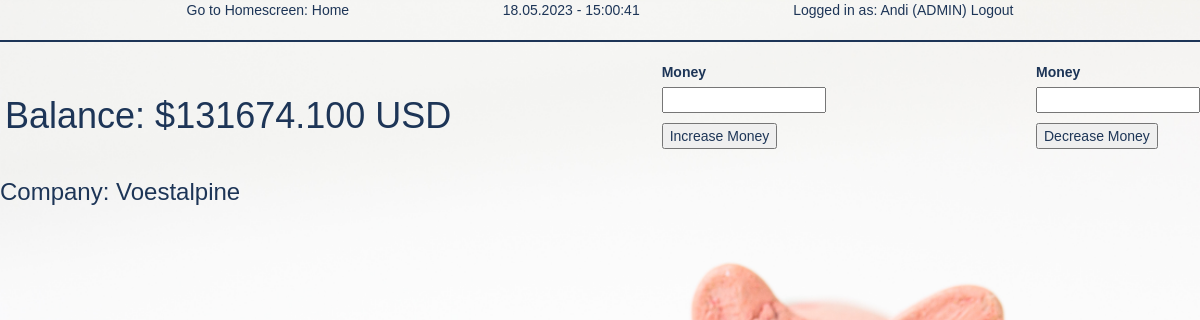
/associated_account/8 (signed in), run on the app's committed database.
### app/models.py (models this page shows, shortened)
class User(UserMixin, db.Model):
    id = db.Column(db.Integer, primary_key=True)
    username = db.Column(db.String(64), index=True, unique=True)
    email = db.Column(db.String(120), index=True, unique=True)
    password_hash = db.Column(db.String(128))
    admin_tag = db.Column(db.Boolean, default=False)

class Account(db.Model):
    account_id = db.Column(db.Integer, primary_key=True)
    balance = db.Column(db.Numeric(precision=10, scale=5))
    owner = db.Column(db.Text)

class Company(db.Model):
    company_id = db.Column(db.Integer, primary_key=True)
    company_name = db.Column(db.Text, index=True, unique=True)
    address = db.Column(db.Text)
    employee_nr = db.Column(db.Integer)
    company_info = db.Column(db.Text)
    industry_type = db.Column(db.Text)
    opening_hours = db.Column(db.Text)
    amount_securities = db.Column(db.Text)
    account_nr = db.Column(db.Integer)
    def __repr__(self):
        return 'Company: {}'.format(self.company_name, self.address, self.employee_nr)

### app/routes.py (the view)
@app.route('/associated_account/<int:account_id>', methods=['GET'])
@login_required
def account_index(account_id):
    account = Account.query.get(account_id)
    company = Company.query.filter_by(account_nr=account_id).first()
    inputForm = MoneyInputForm()
    outputForm = MoneyOutputForm()
    return render_template('account_index.html', title="Account overview", account=account,
                           inputForm=inputForm, outputForm=outputForm, name=company)

### app/forms.py
class MoneyInputForm(FlaskForm):
    money = DecimalField(validators=[DataRequired()])
    submit = SubmitField('Increase Money')

class MoneyOutputForm(FlaskForm):
    money = DecimalField(validators=[DataRequired()])
    submit = SubmitField('Decrease Money')

### app/models.py (called while the page is built)
@login.user_loader
def load_user(id):
    return User.query.get(int(id))

### app/templates/account_index.html (shortened to what this page needs)
{% extends "base.html" %}
{% block content %}
    <div style="display: flex; align-items: center; flex-wrap: wrap; justify-content: space-between">
        <h1> Balance: ${{ '{:.3f}'.format(account.balance) }} USD</h1>
        <form action="{{ url_for('edit_balance_up', account_id=account.account_id) }}" method="POST">
            <p>
                {{ inputForm.money.label }}<br>
                {{ inputForm.money }}<br>
            </p>
            <p>{{ inputForm.submit() }}</p>
        </form>
        <form action="{{ url_for('edit_balance_down', account_id=account.account_id) }}" method="POST">
            <p>
                {{ outputForm.money.label }}<br>
                {{ outputForm.money }}<br>
            </p>
            <p>{{ outputForm.submit() }}</p>
        </form>
    </div>
    <h3>{{ name }}</h3>
{% endblock %}

### app/templates/base.html (shortened to what this page needs)
{% extends "bootstrap/base.html" %}
{% block styles %}
    {{ super() }}
    <link rel="stylesheet" type="text/css" href="{{ url_for('static', filename='styles.css') }}">
{% endblock %}
{% block head %}
    {{ super() }}
{% endblock %}
{% block body %}
    <body style="background-image: url('/static/background.jpg');
        background-size: 100%;
        background-repeat: no-repeat;
        background-attachment: fixed;"
    >
    <div class="container" style="display: flex; flex-wrap: wrap; justify-content: space-between; align-items: center">
        <div>Go to Homescreen: <a class="href-blue" href="{{ url_for('home_site') }}">Home</a></div>
        <div id="clock"></div>
        <div>
            {% if current_user.is_anonymous %}
                <a class="href-blue" href="{{ url_for('login') }}">Login</a>
            {% else %}
                Logged in as: {{ current_user.username }}
                {% if current_user.admin_tag %}
                    (ADMIN)
                {% endif %}
                <a class="href-blue" href="{{ url_for('logout') }}">Logout</a>
            {% endif %}
        </div>
    </div>
    <hr style="border-color: #1D3557; border-width: 0.1rem; border-style: solid;">
    {% block content %}{% endblock %}
{% endblock %}

### app/static/styles.css (style rules this page uses)
body { background-image: url("app/static/background.jpg"); background-size: auto 100%; background-size: 100% auto; background-color: rgba(252,252,252, 0.5); background-repeat: no-repeat; background-attachment: fixed; color: #1D3557; font-family: "Helvetica"; }
h1 { color: #1D3557; margin-left: 5px; }
.href-blue { color: #1D3557; }
.container { width: 97%; max-width: none; text-align: left; align-content: center; margin-left: 1.5%; margin-right: 0; }

### data on the page
User: username "Andi"
Account: balance "131674.100"
Company: company_name+address+employee_nr "Company: Voestalpine"

### other printed values
{{ inputForm.money.label }} "Money"
{{ outputForm.money.label }} "Money"
